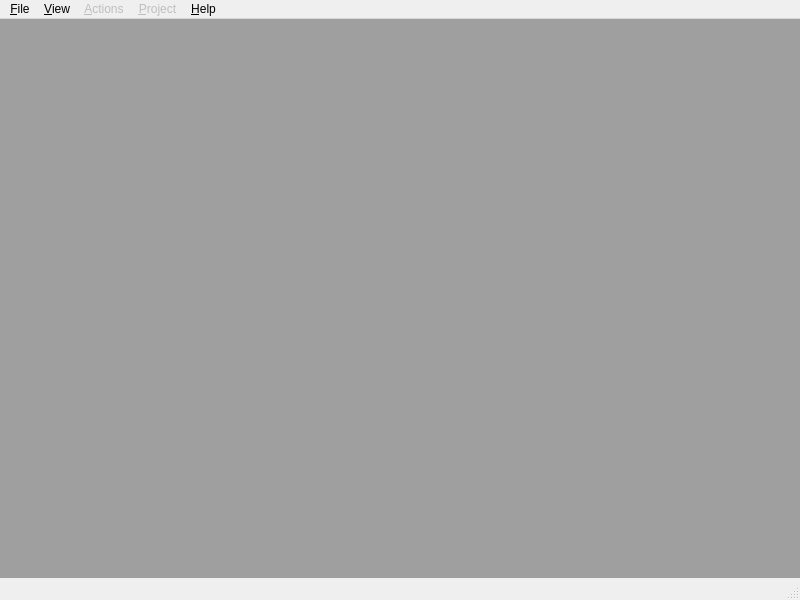
<?xml version="1.0" encoding="UTF-8"?>
<ui version="4.0">
 <class>MainWindow</class>
 <widget class="QMainWindow" name="MainWindow">
  <property name="geometry">
   <rect>
    <x>0</x>
    <y>0</y>
    <width>800</width>
    <height>600</height>
   </rect>
  </property>
  <property name="windowTitle">
   <string>Enmaniac's Game Engine Editor</string>
  </property>
  <widget class="QWidget" name="centralwidget">
   <layout class="QGridLayout" name="gridLayout">
    <property name="leftMargin">
     <number>0</number>
    </property>
    <property name="topMargin">
     <number>0</number>
    </property>
    <property name="rightMargin">
     <number>0</number>
    </property>
    <property name="bottomMargin">
     <number>0</number>
    </property>
    <property name="spacing">
     <number>0</number>
    </property>
    <item row="0" column="0">
     <widget class="QMdiArea" name="mdiArea"/>
    </item>
   </layout>
  </widget>
  <widget class="QMenuBar" name="menubar">
   <property name="geometry">
    <rect>
     <x>0</x>
     <y>0</y>
     <width>800</width>
     <height>21</height>
    </rect>
   </property>
   <widget class="QMenu" name="fileMenu">
    <property name="title">
     <string>&amp;File</string>
    </property>
    <addaction name="ActionFileNew"/>
    <addaction name="ActionFileOpen"/>
    <addaction name="ActionFileSave"/>
    <addaction name="separator"/>
    <addaction name="ActionFileClose"/>
    <addaction name="separator"/>
    <addaction name="ActionFileExit"/>
   </widget>
   <widget class="QMenu" name="helpMenu">
    <property name="title">
     <string>&amp;Help</string>
    </property>
   </widget>
   <widget class="QMenu" name="projectMenu">
    <property name="enabled">
     <bool>false</bool>
    </property>
    <property name="title">
     <string>&amp;Project</string>
    </property>
    <widget class="QMenu" name="menuModules">
     <property name="title">
      <string>Modules</string>
     </property>
    </widget>
    <addaction name="menuModules"/>
   </widget>
   <widget class="QMenu" name="viewMenu">
    <property name="title">
     <string>&amp;View</string>
    </property>
   </widget>
   <widget class="QMenu" name="actionsMenu">
    <property name="enabled">
     <bool>false</bool>
    </property>
    <property name="title">
     <string>&amp;Actions</string>
    </property>
   </widget>
   <addaction name="fileMenu"/>
   <addaction name="viewMenu"/>
   <addaction name="actionsMenu"/>
   <addaction name="projectMenu"/>
   <addaction name="helpMenu"/>
  </widget>
  <widget class="QStatusBar" name="statusbar"/>
  <action name="ActionFileExit">
   <property name="text">
    <string>E&amp;xit</string>
   </property>
   <property name="shortcut">
    <string>Ctrl+Q</string>
   </property>
  </action>
  <action name="ActionFileNew">
   <property name="text">
    <string>&amp;New...</string>
   </property>
   <property name="shortcut">
    <string>Ctrl+N</string>
   </property>
  </action>
  <action name="ActionFileClose">
   <property name="enabled">
    <bool>false</bool>
   </property>
   <property name="text">
    <string>&amp;Close</string>
   </property>
  </action>
  <action name="ActionFileOpen">
   <property name="text">
    <string>&amp;Open...</string>
   </property>
   <property name="shortcut">
    <string>Ctrl+O</string>
   </property>
  </action>
  <action name="ActionFileSave">
   <property name="enabled">
    <bool>false</bool>
   </property>
   <property name="text">
    <string>&amp;Save</string>
   </property>
   <property name="shortcut">
    <string>Ctrl+S</string>
   </property>
  </action>
 </widget>
 <resources/>
 <connections/>
</ui>
